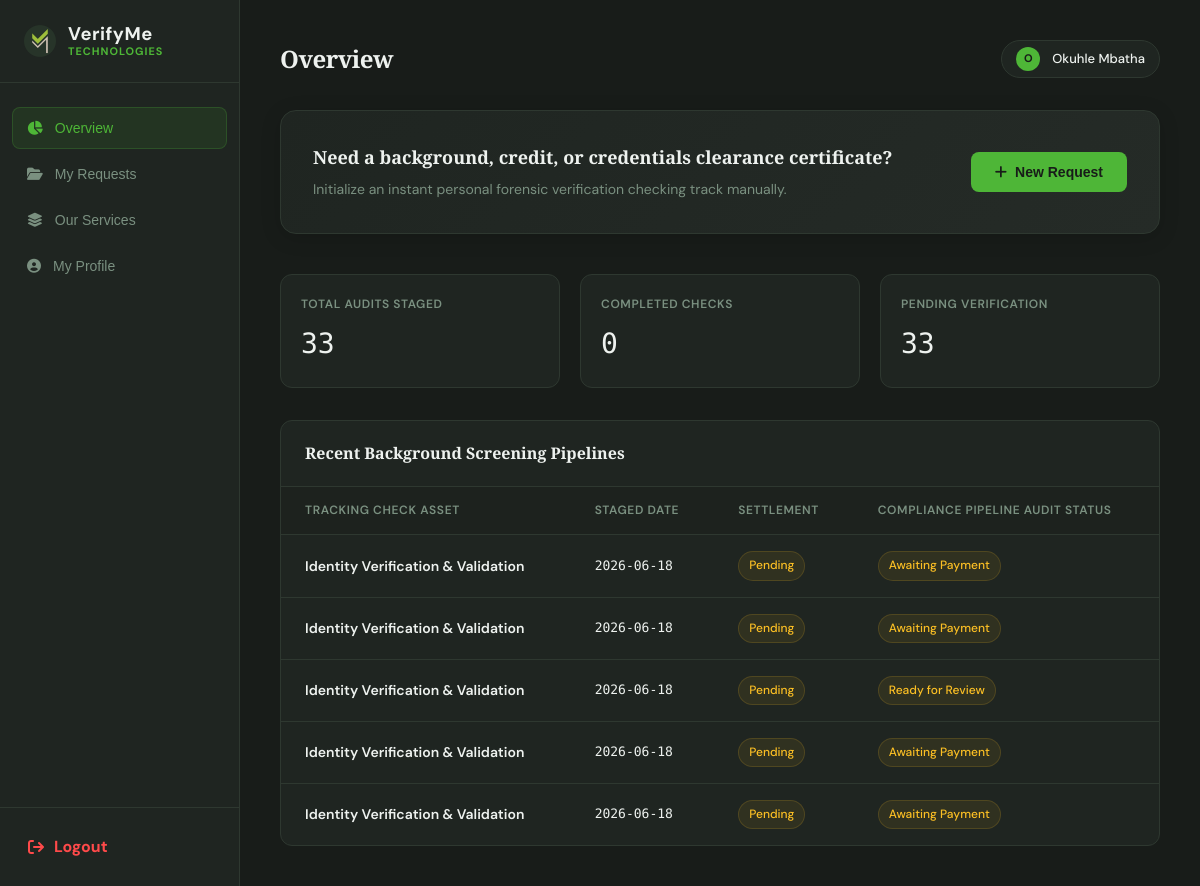
The app's page /dashboard/individual (signed in), older data.
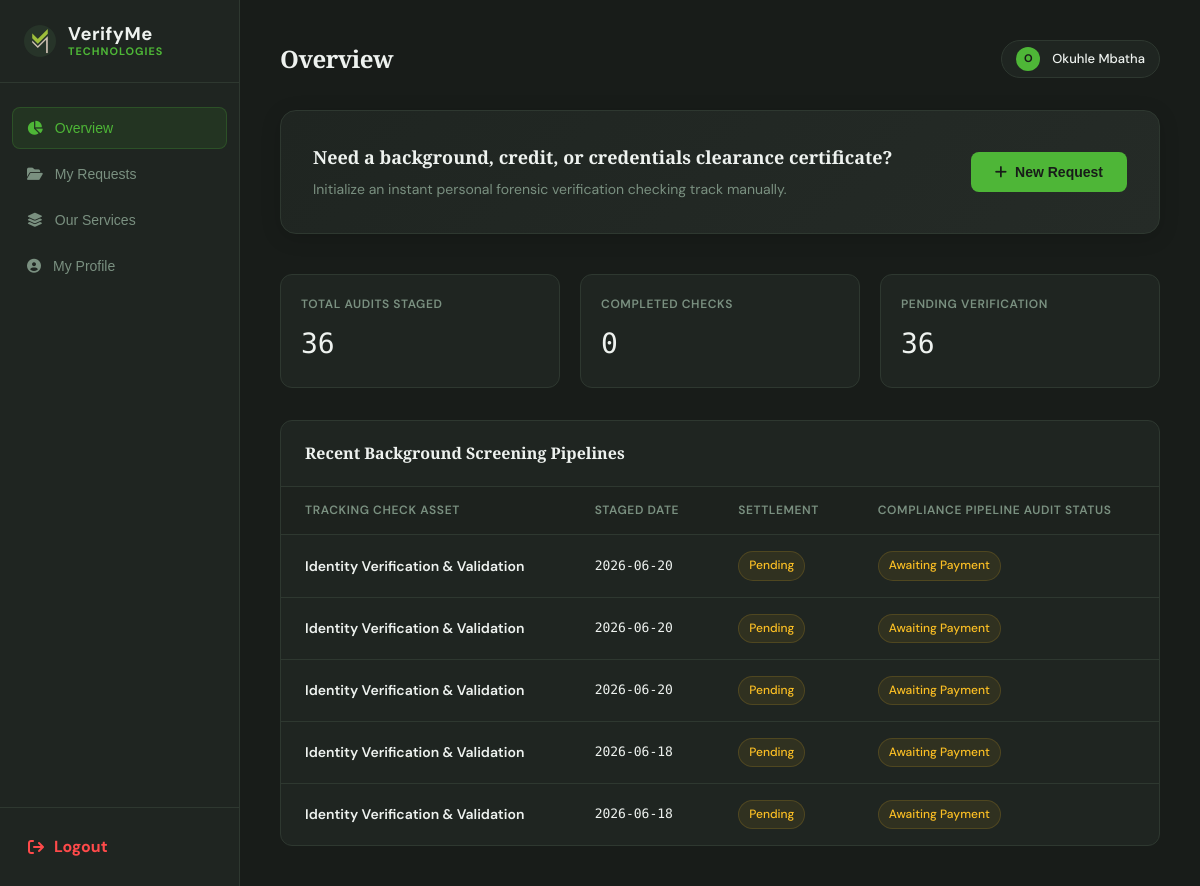
The same page, newer data.
### tables this page shows
CREATE TABLE users (
                id INTEGER PRIMARY KEY AUTOINCREMENT,
                email TEXT UNIQUE NOT NULL,
                password_hash TEXT NOT NULL,
                applicant_type TEXT NOT NULL,       -- 'individual', 'company', or 'admin'
                individual_name TEXT,              
                individual_id TEXT,                
                company_name TEXT,                  
                company_contact TEXT,              
                created_at TIMESTAMP DEFAULT CURRENT_TIMESTAMP
            );

CREATE TABLE individual_audits (
                id INTEGER PRIMARY KEY AUTOINCREMENT,
                user_id INTEGER NOT NULL,            
                verification_type TEXT NOT NULL,     
                status TEXT DEFAULT 'Awaiting Payment', 
                payment_method TEXT DEFAULT 'manual_eft',
                payment_status TEXT DEFAULT 'Pending',
                payment_ref TEXT,                    
                pop_file_path TEXT,                  
                id_file_path TEXT,                   
                qualification_file_path TEXT,        
                rejection_reason TEXT,               
                created_at TIMESTAMP DEFAULT CURRENT_TIMESTAMP,
                FOREIGN KEY (user_id) REFERENCES users (id)
            );

### app.py (the view)
@app.route('/dashboard/individual')
def dashboard_individual():
    if 'user_id' not in session or session.get('applicant_type') != 'individual':
        flash('Access denied. Individual validation profile required.', 'error')
        return redirect(url_for('login'))
    with get_db_connection() as conn:
        db_rows = conn.execute('''
            SELECT id, verification_type AS type, status, payment_status, rejection_reason, DATE(created_at) AS date
            FROM individual_audits WHERE user_id = ? ORDER BY created_at DESC
        ''', (session['user_id'],)).fetchall()
        user_profile = conn.execute('SELECT email, individual_name, individual_id, created_at FROM users WHERE id = ?', (session['user_id'],)).fetchone()
    return render_template(
        'dashboard_individual.html',
        checks=db_rows,
        requests=db_rows,
        audits=db_rows,
        user_profile=user_profile,
        hide_navbar=True,
        hide_footer=True
    )

### app.py (called while the page is built)
def get_db_connection():
    conn = sqlite3.connect(DATABASE)
    conn.row_factory = sqlite3.Row
    return conn

### templates/dashboard_individual.html (shortened to what this page needs)
{% extends 'base.html' %}
{% set hide_navbar = True %}
{% set hide_footer = True %}
{% block head %}
<link rel="stylesheet" href="https://cdnjs.cloudflare.com/ajax/libs/font-awesome/6.5.1/css/all.min.css">
{% endblock %}
{% block content %}
<div class="dashboard-layout">
    <aside class="db-sidebar" id="dbSidebar">
        <div class="sidebar-header" style="display: flex; align-items: center; gap: 0.75rem;">
            <img src="/static/images/VM_Icon.png" alt="VerifyMe System Badge"
                style="height: 32px; width: auto; object-fit: contain;">
            <div style="display: flex; flex-direction: column; align-items: flex-start; line-height: 1.1;">
                <div style="color: #eef2ef; font-weight: 700; font-size: 1.15rem; letter-spacing: 0.5px;">VerifyMe</div>
                <div
                    style="color: #4eb637; font-size: 0.68rem; text-transform: uppercase; font-weight: 700; letter-spacing: 1px; margin-top: 2px;">
                    Technologies</div>
            </div>
        </div>
        <nav class="sidebar-menu">
            <button class="nav-item active" onclick="switchTab('overview', this)">
                <i class="fa-solid fa-chart-pie"></i> Overview
            </button>
            <button class="nav-item" onclick="switchTab('requests', this)">
                <i class="fa-solid fa-folder-open"></i> My Requests
            </button>
            <button class="nav-item" onclick="switchTab('services', this)">
                <i class="fa-solid fa-layer-group"></i> Our Services
            </button>
            <button class="nav-item" onclick="switchTab('profile', this)">
                <i class="fa-solid fa-circle-user"></i> My Profile
            </button>
        </nav>
        <div class="sidebar-footer">
            <a href="/logout" class="btn-logout">
                <i class="fa-solid fa-arrow-right-from-bracket"></i> Logout
            </a>
        </div>
    </aside>
    <main class="main-window">
        <div class="top-bar">
            <div style="display: flex; align-items: center; gap: 16px;">
                <h2 id="topbarTitle">Overview</h2>
            </div>
            <div class="user-profile-badge">
                <div class="profile-avatar">
                    {{ session.get('display_name', 'U')[0] | upper }}
                </div>
                <span class="profile-string">{{ session.get('display_name', 'Workspace User') }}</span>
            </div>
        </div>
        <div id="tab-overview" class="tab-panel active">
            <div class="action-row">
                <div class="action-text">
                    <h3>Need a background, credit, or credentials clearance certificate?</h3>
                    <p>Initialize an instant personal forensic verification checking track manually.</p>
                </div>
                <button class="btn-prime" onclick="openModal()">
                    <i class="fa-solid fa-plus"></i> New Request
                </button>
            </div>
            <div class="metrics-row">
                <div class="metric-card">
                    <div class="metric-label">Total Audits Staged</div>
                    <div class="metric-val">{{ checks|length }}</div>
                </div>
                <div class="metric-card">
                    <div class="metric-label">Completed Checks</div>
                    <div class="metric-val">
                        {% set count = namespace(value=0) %}
                        {% for c in checks %}{% if c.status == 'Verified' %}{% set count.value = count.value + 1 %}{%
                        endif %}{% endfor %}
                        {{ count.value }}
                    </div>
                </div>
                <div class="metric-card">
                    <div class="metric-label">Pending Verification</div>
                    <div class="metric-val">
                        {% set count = namespace(value=0) %}
                        {% for c in checks %}{% if c.status not in ['Verified', 'Flagged — Image Unclear'] %}{% set
                        count.value = count.value + 1 %}{% endif %}{% endfor %}
                        {{ count.value }}
                    </div>
                </div>
            </div>
            <div class="data-table-container">
                <div class="table-header-block">
                    <h3>Recent Background Screening Pipelines</h3>
                </div>
                <div style="overflow-x: auto;">
                    <table>
                        <thead>
                            <tr>
                                <th>Tracking Check Asset</th>
                                <th>Staged Date</th>
                                <th>Settlement</th>
                                <th>Compliance Pipeline Audit Status</th>
                            </tr>
                        </thead>
                        <tbody>
                            {% if checks %}
                            {% for check in checks[:5] %}
                            <tr>
                                <td style="font-weight: 600;">{{ check.type }}</td>
                                <td style="font-family: var(--mono); font-size: 13px;">{{ check.date }}</td>
                                <td>
                                    <span
                                        class="badge {% if check.payment_status == 'Completed' %}badge-success{% else %}badge-pending{% endif %}">
                                        {{ check.payment_status }}
                                    </span>
                                </td>
                                <td>
                                    <span
                                        class="badge {% if check.status == 'Verified' %}badge-success{% elif check.status == 'Flagged — Image Unclear' %}badge-error{% else %}badge-pending{% endif %}">
                                        {{ check.status }}
                                    </span>
                                </td>
                            </tr>
                            {% endfor %}
                            {% else %}
                            <tr>
                                <td colspan="4" style="text-align: center; color: var(--muted); padding: 32px;">No
                                    background screening traces tracked to this user workspace account.</td>
                            </tr>
                            {% endif %}
                        </tbody>
                    </table>
                </div>
            </div>
        </div>
</div>
</main>
{%endblock%}

### templates/base.html (shortened to what this page needs)
<!DOCTYPE html>
<html lang="en">
<head>
    <link rel="stylesheet" href="https://cdnjs.cloudflare.com/ajax/libs/font-awesome/6.4.0/css/all.min.css">
    <link rel="stylesheet" href="{{ url_for('static', filename='css/style.css') }}">
    {% block head %}{% endblock %}
</head>
<body class="{% block body_class %}{% endblock %}">
<main>
    {% block content %}{% endblock %}
</body>
</html>

### static/css/style.css (style rules this page uses)
:root { --bg-dark-base: #181c19; --bg-panel-dark: #1f2521; --bg-card-dark: #252b27; --bg-card-raised: #2c342e; --brand-charcoal: #2a312c; --brand-olive: #617c41; --brand-lime: #4eb637; --brand-lime-dim: rgba(78, 182, 55, 0.12); --brand-muted: #8a9e8d; --brand-white: #eef2ef; --border: #2e3830; --border-bright: #3a4a3d; --font-head: 'Playfair Display', serif; --font-body: 'DM Sans', sans-serif; --font-mono: 'DM Mono', monospace; --radius-sm: 6px; --radius-md: 10px; --radius-lg: 16px; --shadow-card: 0 4px 24px rgba(0,0,0,0.35); --shadow-elevated: 0 16px 48px rgba(0,0,0,0.5); }
*, *::before, *::after { margin: 0; padding: 0; box-sizing: border-box; }
html { scroll-behavior: smooth; }
body { background-color: var(--bg-dark-base); color: var(--brand-white); font-family: var(--font-body); font-size: 16px; line-height: 1.6; overflow-x: hidden; -webkit-font-smoothing: antialiased; }
h1, h2, h3, h4, h5, h6 { font-family: var(--font-head); }

Row changes from the older to the newer data that the page shows:
no longer on this page (row unchanged): individual_audits: type "Identity Verification & Validation", date "2026-06-18", payment_status "Pending", status "Ready for Review"
no longer on this page (row unchanged): individual_audits: type "Identity Verification & Validation", date "2026-06-18", payment_status "Pending", status "Awaiting Payment"
no longer on this page (row unchanged): individual_audits: type "Identity Verification & Validation", date "2026-06-18", payment_status "Pending", status "Awaiting Payment"
added individual_audits: type "Identity Verification & Validation", date "2026-06-20", payment_status "Pending", status "Awaiting Payment"
added individual_audits: type "Identity Verification & Validation", date "2026-06-20", payment_status "Pending", status "Awaiting Payment"
added individual_audits: type "Identity Verification & Validation", date "2026-06-20", payment_status "Pending", status "Awaiting Payment"
Text that changed along with them:
{{ checks|length }}: "33" → "36"
{{ count.value }}: "33" → "36"
